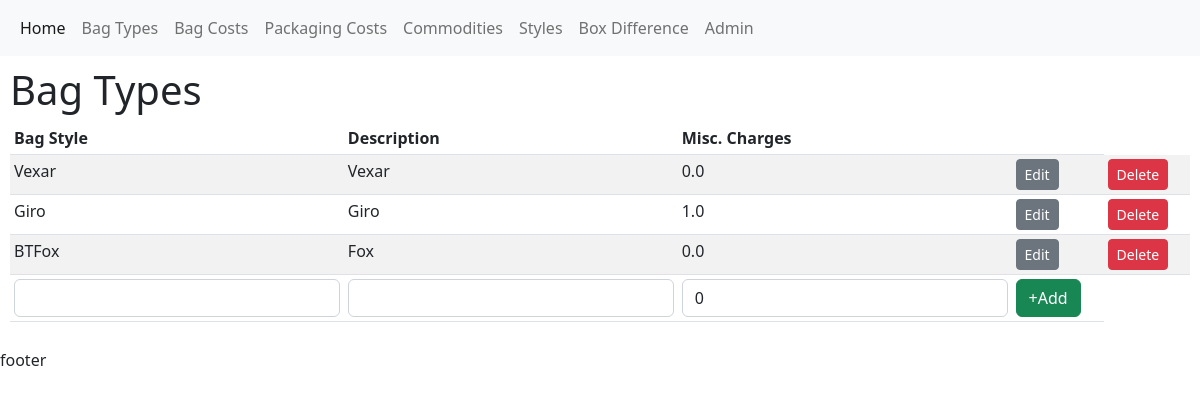
The app's page /bagtypes/ with its own data.
### charge/models.py (models this page shows, shortened)
class BagType(models.Model):
    id = models.UUIDField(primary_key=True, default=uuid.uuid4, unique=True, editable=False)
    bagType = models.CharField(max_length=50, null=True)
    description = models.TextField(null=True)
    miscCharges = models.FloatField(default=0, null=False)

### charge/views.py (the view)
# urls.py: path('bagtypes/', views.bagType, name="BagTypes" ),
def bagType(request):
    form = BagTypeForm()
    bagQuery = BagType.objects.all()
    if request.method == 'POST':
        form = BagTypeForm(request.POST)
        if form.is_valid():
            form.save()
            form = BagTypeForm()
    ctx = {'bagTypes': bagQuery, 'form': form}
    return render(request, 'charge/bagTypes.html', ctx)

### charge/forms.py
class BagTypeForm(ModelForm):
    class Meta:
        model = BagType
        fields=['bagType', 'description', 'miscCharges']
        widgets = {
            'bagType': forms.TextInput(attrs={'class': 'form-control'}),
            'description': forms.TextInput(attrs={'class': 'form-control'}),
            'miscCharges': forms.TextInput(attrs={'class': 'form-control'}),
        }

### charge/templates/charge/bagTypes.html (shortened to what this page needs)
{% extends 'main.html'%}
{% block content %}
<h1>Bag Types</h1>
<div class="table-responsive">
<table class="table table-striped table-sm">
    <thead>
        <tr>
            <th>Bag Style</th>
            <th>Description</th>
            <th>Misc. Charges</th>
            <th></th>
        </tr>
    </thead>
    {% for bagType in bagTypes %}
    <tr>
        <td> {{ bagType.bagType }}</td>
        <td> {{ bagType.description }}</td>
        <td> {{ bagType.miscCharges }}</td>
        <td><a href="{% url 'updateBagType' bagType.id %}" class="btn btn-secondary btn-sm">Edit</a></td>
        <td><a href="{% url 'delete-bag-type' bagType.id %}" class="btn btn-danger btn-sm">Delete</a></td>
    </tr>
    {% endfor %}
    <tr>
        <form action="" method="POST">
        <td>{{form.bagType }}</td>
        <td>{{form.description }}</td>
        <td>{{form.miscCharges}}</td>
        <td><button class="btn btn-success">+Add</button></td>
    </form>
    </tr>
</table>
</div>
{% endblock %}

### records on screen
BagType: bagType "Vexar", description "Vexar", miscCharges "0.0"
BagType: bagType "Giro", description "Giro", miscCharges "1.0"
BagType: bagType "BTFox", description "Fox", miscCharges "0.0"
